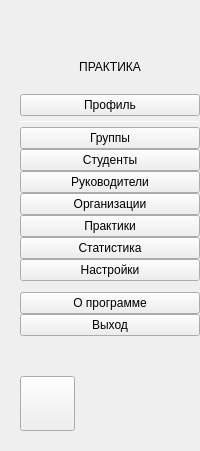
        <widget class="QFrame" name="frameBarLeft">
         <property name="sizePolicy">
          <sizepolicy hsizetype="Maximum" vsizetype="Preferred">
           <horstretch>0</horstretch>
           <verstretch>0</verstretch>
          </sizepolicy>
         </property>
         <property name="minimumSize">
          <size>
           <width>150</width>
           <height>0</height>
          </size>
         </property>
         <property name="frameShape">
          <enum>QFrame::NoFrame</enum>
         </property>
         <property name="frameShadow">
          <enum>QFrame::Raised</enum>
         </property>
         <layout class="QVBoxLayout" name="verticalLayout_2">
          <property name="spacing">
           <number>0</number>
          </property>
          <property name="leftMargin">
           <number>20</number>
          </property>
          <property name="topMargin">
           <number>20</number>
          </property>
          <property name="rightMargin">
           <number>0</number>
          </property>
          <property name="bottomMargin">
           <number>20</number>
          </property>
          <item alignment="Qt::AlignHCenter">
           <widget class="QLabel" name="labelIcon">
            <property name="minimumSize">
             <size>
              <width>40</width>
              <height>40</height>
             </size>
            </property>
            <property name="maximumSize">
             <size>
              <width>40</width>
              <height>40</height>
             </size>
            </property>
            <property name="styleSheet">
             <string notr="true"/>
            </property>
            <property name="text">
             <string/>
            </property>
            <property name="pixmap">
             <pixmap resource="res.qrc">:/icons/logo_blue.png</pixmap>
            </property>
            <property name="scaledContents">
             <bool>true</bool>
            </property>
           </widget>
          </item>
          <item>
           <widget class="QLabel" name="labelProgrammName">
            <property name="text">
             <string>ПРАКТИКА</string>
            </property>
            <property name="alignment">
             <set>Qt::AlignCenter</set>
            </property>
            <property name="wordWrap">
             <bool>false</bool>
            </property>
           </widget>
          </item>
          <item>
           <spacer name="verticalSpacer_4">
            <property name="orientation">
             <enum>Qt::Vertical</enum>
            </property>
            <property name="sizeType">
             <enum>QSizePolicy::Fixed</enum>
            </property>
            <property name="sizeHint" stdset="0">
             <size>
              <width>20</width>
              <height>20</height>
             </size>
            </property>
           </spacer>
          </item>
          <item>
           <widget class="QPushButton" name="leftMenuButtonProfile">
            <property name="styleSheet">
             <string notr="true"/>
            </property>
            <property name="text">
             <string>Профиль</string>
            </property>
            <property name="icon">
             <iconset resource="res.qrc">
              <normaloff>:/icons/icon_user.png</normaloff>:/icons/icon_user.png</iconset>
            </property>
           </widget>
          </item>
          <item>
           <spacer name="verticalSpacer_7">
            <property name="orientation">
             <enum>Qt::Vertical</enum>
            </property>
            <property name="sizeType">
             <enum>QSizePolicy::Fixed</enum>
            </property>
            <property name="sizeHint" stdset="0">
             <size>
              <width>20</width>
              <height>5</height>
             </size>
            </property>
           </spacer>
          </item>
          <item>
           <widget class="Line" name="line_2">
            <property name="maximumSize">
             <size>
              <width>16777215</width>
              <height>1</height>
             </size>
            </property>
            <property name="orientation">
             <enum>Qt::Horizontal</enum>
            </property>
           </widget>
          </item>
          <item>
           <spacer name="verticalSpacer_5">
            <property name="orientation">
             <enum>Qt::Vertical</enum>
            </property>
            <property name="sizeType">
             <enum>QSizePolicy::Fixed</enum>
            </property>
            <property name="sizeHint" stdset="0">
             <size>
              <width>20</width>
              <height>5</height>
             </size>
            </property>
           </spacer>
          </item>
          <item>
           <widget class="QPushButton" name="leftMenuButtonGroups">
            <property name="text">
             <string>Группы</string>
            </property>
            <property name="icon">
             <iconset resource="res.qrc">
              <normaloff>:/icons/icon_groups.png</normaloff>:/icons/icon_groups.png</iconset>
            </property>
           </widget>
          </item>
          <item>
           <widget class="QPushButton" name="leftMenuButtonStudents">
            <property name="text">
             <string>Студенты</string>
            </property>
            <property name="icon">
             <iconset resource="res.qrc">
              <normaloff>:/icons/icon_book.png</normaloff>:/icons/icon_book.png</iconset>
            </property>
           </widget>
          </item>
          <item>
           <widget class="QPushButton" name="leftMenuButtonLeaders">
            <property name="text">
             <string>Руководители</string>
            </property>
            <property name="icon">
             <iconset resource="res.qrc">
              <normaloff>:/icons/icon_manager.png</normaloff>:/icons/icon_manager.png</iconset>
            </property>
           </widget>
          </item>
          <item>
           <widget class="QPushButton" name="leftMenuButtonOrganizations">
            <property name="text">
             <string>Организации</string>
            </property>
            <property name="icon">
             <iconset resource="res.qrc">
              <normaloff>:/icons/icon_organization.png</normaloff>:/icons/icon_organization.png</iconset>
            </property>
           </widget>
          </item>
          <item>
           <widget class="QPushButton" name="leftMenuButtonPractices">
            <property name="text">
             <string>Практики</string>
            </property>
            <property name="icon">
             <iconset resource="res.qrc">
              <normaloff>:/icons/icon_list.png</normaloff>:/icons/icon_list.png</iconset>
            </property>
           </widget>
          </item>
          <item>
           <widget class="QPushButton" name="leftMenuButtonStatistics">
            <property name="sizePolicy">
             <sizepolicy hsizetype="Expanding" vsizetype="Fixed">
              <horstretch>0</horstretch>
              <verstretch>0</verstretch>
             </sizepolicy>
            </property>
            <property name="minimumSize">
             <size>
              <width>0</width>
              <height>0</height>
             </size>
            </property>
            <property name="maximumSize">
             <size>
              <width>16777215</width>
              <height>16777215</height>
             </size>
            </property>
            <property name="text">
             <string>Статистика</string>
            </property>
            <property name="icon">
             <iconset resource="res.qrc">
              <normaloff>:/icons/icon_stat.png</normaloff>:/icons/icon_stat.png</iconset>
            </property>
            <property name="iconSize">
             <size>
              <width>16</width>
              <height>16</height>
             </size>
            </property>
           </widget>
          </item>
          <item>
           <widget class="QPushButton" name="leftMenuButtonSettings">
            <property name="sizePolicy">
             <sizepolicy hsizetype="Expanding" vsizetype="Fixed">
              <horstretch>0</horstretch>
              <verstretch>0</verstretch>
             </sizepolicy>
            </property>
            <property name="minimumSize">
             <size>
              <width>0</width>
              <height>0</height>
             </size>
            </property>
            <property name="maximumSize">
             <size>
              <width>16777215</width>
              <height>16777215</height>
             </size>
            </property>
            <property name="text">
             <string>Настройки</string>
            </property>
            <property name="icon">
             <iconset resource="res.qrc">
              <normaloff>:/icons/icon_settings.png</normaloff>:/icons/icon_settings.png</iconset>
            </property>
            <property name="iconSize">
             <size>
              <width>16</width>
              <height>16</height>
             </size>
            </property>
           </widget>
          </item>
          <item>
           <spacer name="verticalSpacer_2">
            <property name="orientation">
             <enum>Qt::Vertical</enum>
            </property>
            <property name="sizeType">
             <enum>QSizePolicy::Fixed</enum>
            </property>
            <property name="sizeHint" stdset="0">
             <size>
              <width>20</width>
              <height>5</height>
             </size>
            </property>
           </spacer>
          </item>
          <item>
           <widget class="Line" name="line">
            <property name="maximumSize">
             <size>
              <width>16777215</width>
              <height>1</height>
             </size>
            </property>
            <property name="lineWidth">
             <number>0</number>
            </property>
            <property name="orientation">
             <enum>Qt::Horizontal</enum>
            </property>
           </widget>
          </item>
          <item>
           <spacer name="verticalSpacer_6">
            <property name="orientation">
             <enum>Qt::Vertical</enum>
            </property>
            <property name="sizeType">
             <enum>QSizePolicy::Fixed</enum>
            </property>
            <property name="sizeHint" stdset="0">
             <size>
              <width>20</width>
              <height>5</height>
             </size>
            </property>
           </spacer>
          </item>
          <item>
           <widget class="QPushButton" name="leftMenuButtonInfo">
            <property name="minimumSize">
             <size>
              <width>0</width>
              <height>0</height>
             </size>
            </property>
            <property name="maximumSize">
             <size>
              <width>16777215</width>
              <height>16777215</height>
             </size>
            </property>
            <property name="text">
             <string>О программе</string>
            </property>
            <property name="icon">
             <iconset resource="res.qrc">
              <normaloff>:/icons/icon_info.png</normaloff>:/icons/icon_info.png</iconset>
            </property>
           </widget>
          </item>
          <item>
           <widget class="QPushButton" name="pushButton">
            <property name="text">
             <string>Выход</string>
            </property>
            <property name="icon">
             <iconset resource="res.qrc">
              <normaloff>:/icons/icon_exit.png</normaloff>:/icons/icon_exit.png</iconset>
            </property>
           </widget>
          </item>
          <item>
           <spacer name="verticalSpacer">
            <property name="orientation">
             <enum>Qt::Vertical</enum>
            </property>
            <property name="sizeHint" stdset="0">
             <size>
              <width>20</width>
              <height>40</height>
             </size>
            </property>
           </spacer>
          </item>
          <item>
           <widget class="QPushButton" name="leftMenuButtonNotifications">
            <property name="sizePolicy">
             <sizepolicy hsizetype="Fixed" vsizetype="Fixed">
              <horstretch>0</horstretch>
              <verstretch>0</verstretch>
             </sizepolicy>
            </property>
            <property name="minimumSize">
             <size>
              <width>55</width>
              <height>55</height>
             </size>
            </property>
            <property name="maximumSize">
             <size>
              <width>55</width>
              <height>55</height>
             </size>
            </property>
            <property name="font">
             <font>
              <family>Arial</family>
              <pointsize>10</pointsize>
              <weight>50</weight>
              <italic>false</italic>
              <bold>false</bold>
             </font>
            </property>
            <property name="text">
             <string/>
            </property>
            <property name="icon">
             <iconset resource="res.qrc">
              <normaloff>:/icons/icon_bell.png</normaloff>:/icons/icon_bell.png</iconset>
            </property>
           </widget>
          </item>
         </layout>
        </widget>
